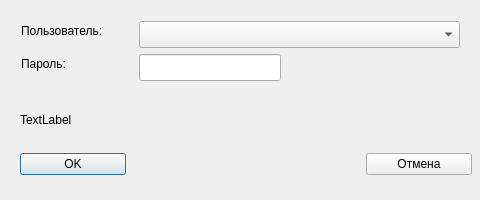
<?xml version="1.0" encoding="UTF-8"?>
<ui version="4.0">
 <class>AutorizationForm</class>
 <widget class="QDialog" name="AutorizationForm">
  <property name="windowModality">
   <enum>Qt::WindowModal</enum>
  </property>
  <property name="geometry">
   <rect>
    <x>0</x>
    <y>0</y>
    <width>480</width>
    <height>200</height>
   </rect>
  </property>
  <property name="windowTitle">
   <string>Авторизация</string>
  </property>
  <property name="modal">
   <bool>true</bool>
  </property>
  <widget class="QComboBox" name="m_usersList">
   <property name="geometry">
    <rect>
     <x>139</x>
     <y>21</y>
     <width>321</width>
     <height>27</height>
    </rect>
   </property>
   <property name="editable">
    <bool>false</bool>
   </property>
  </widget>
  <widget class="QLabel" name="label">
   <property name="geometry">
    <rect>
     <x>21</x>
     <y>21</y>
     <width>112</width>
     <height>19</height>
    </rect>
   </property>
   <property name="text">
    <string>Пользователь:</string>
   </property>
  </widget>
  <widget class="QLabel" name="label_2">
   <property name="geometry">
    <rect>
     <x>21</x>
     <y>54</y>
     <width>61</width>
     <height>19</height>
    </rect>
   </property>
   <property name="text">
    <string>Пароль:</string>
   </property>
  </widget>
  <widget class="QLineEdit" name="m_password">
   <property name="geometry">
    <rect>
     <x>139</x>
     <y>54</y>
     <width>142</width>
     <height>27</height>
    </rect>
   </property>
   <property name="maxLength">
    <number>64</number>
   </property>
   <property name="echoMode">
    <enum>QLineEdit::Password</enum>
   </property>
  </widget>
  <widget class="QLabel" name="m_role">
   <property name="geometry">
    <rect>
     <x>20</x>
     <y>110</y>
     <width>291</width>
     <height>19</height>
    </rect>
   </property>
   <property name="text">
    <string>TextLabel</string>
   </property>
   <property name="textFormat">
    <enum>Qt::PlainText</enum>
   </property>
  </widget>
  <widget class="QWidget" name="">
   <property name="geometry">
    <rect>
     <x>20</x>
     <y>150</y>
     <width>452</width>
     <height>29</height>
    </rect>
   </property>
   <layout class="QHBoxLayout" name="horizontalLayout">
    <property name="spacing">
     <number>240</number>
    </property>
    <item>
     <widget class="QPushButton" name="m_OKButton">
      <property name="text">
       <string>OK</string>
      </property>
      <property name="default">
       <bool>true</bool>
      </property>
     </widget>
    </item>
    <item>
     <widget class="QPushButton" name="m_cancelButton">
      <property name="text">
       <string>Отмена</string>
      </property>
      <property name="autoDefault">
       <bool>false</bool>
      </property>
     </widget>
    </item>
   </layout>
  </widget>
 </widget>
 <resources/>
 <connections/>
</ui>
